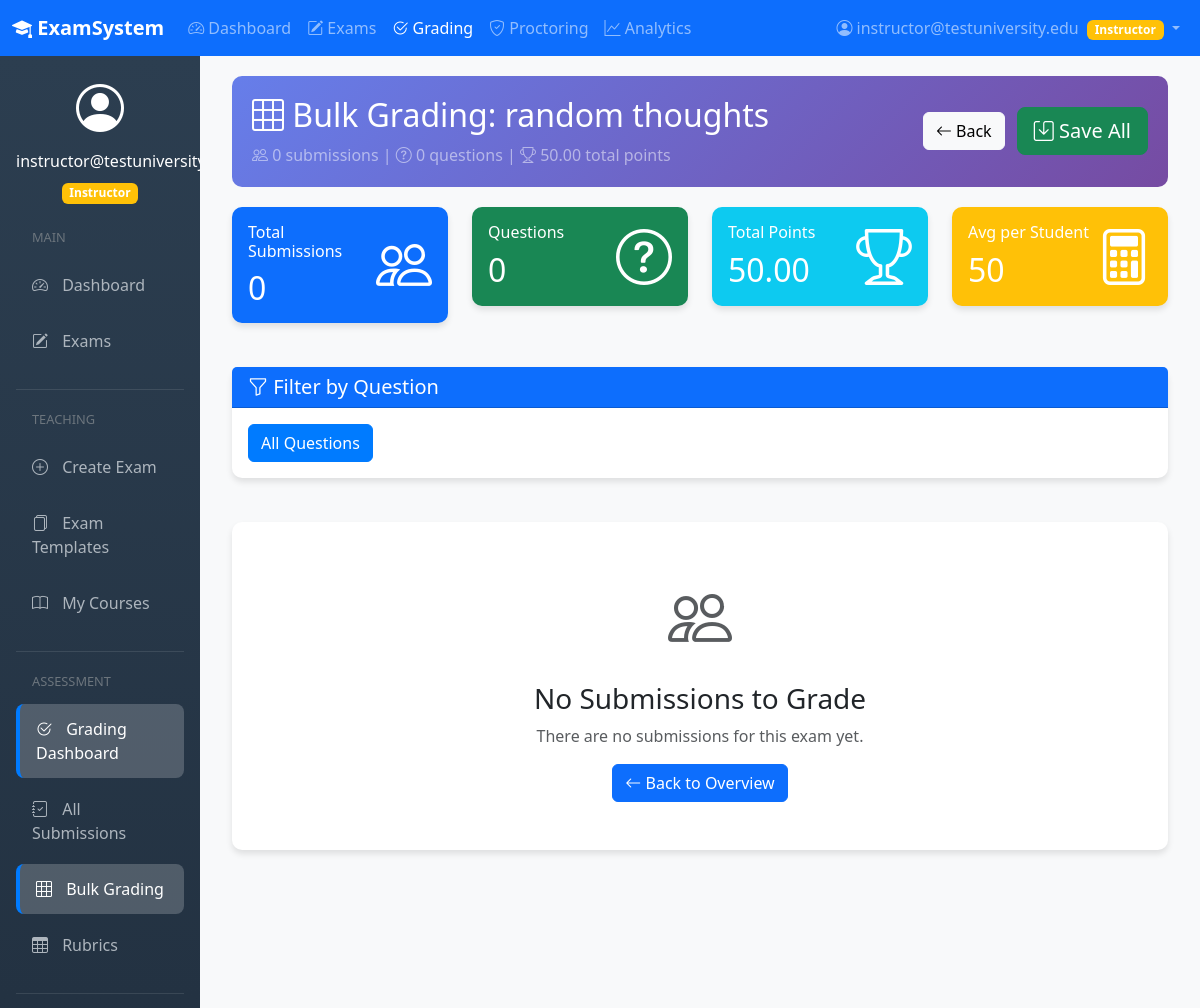
The page /grading/bulk/c8e1f80b-6ef1-41a1-89fa-d9e764693e1f/ (signed in, upper part) on the database as committed earlier.
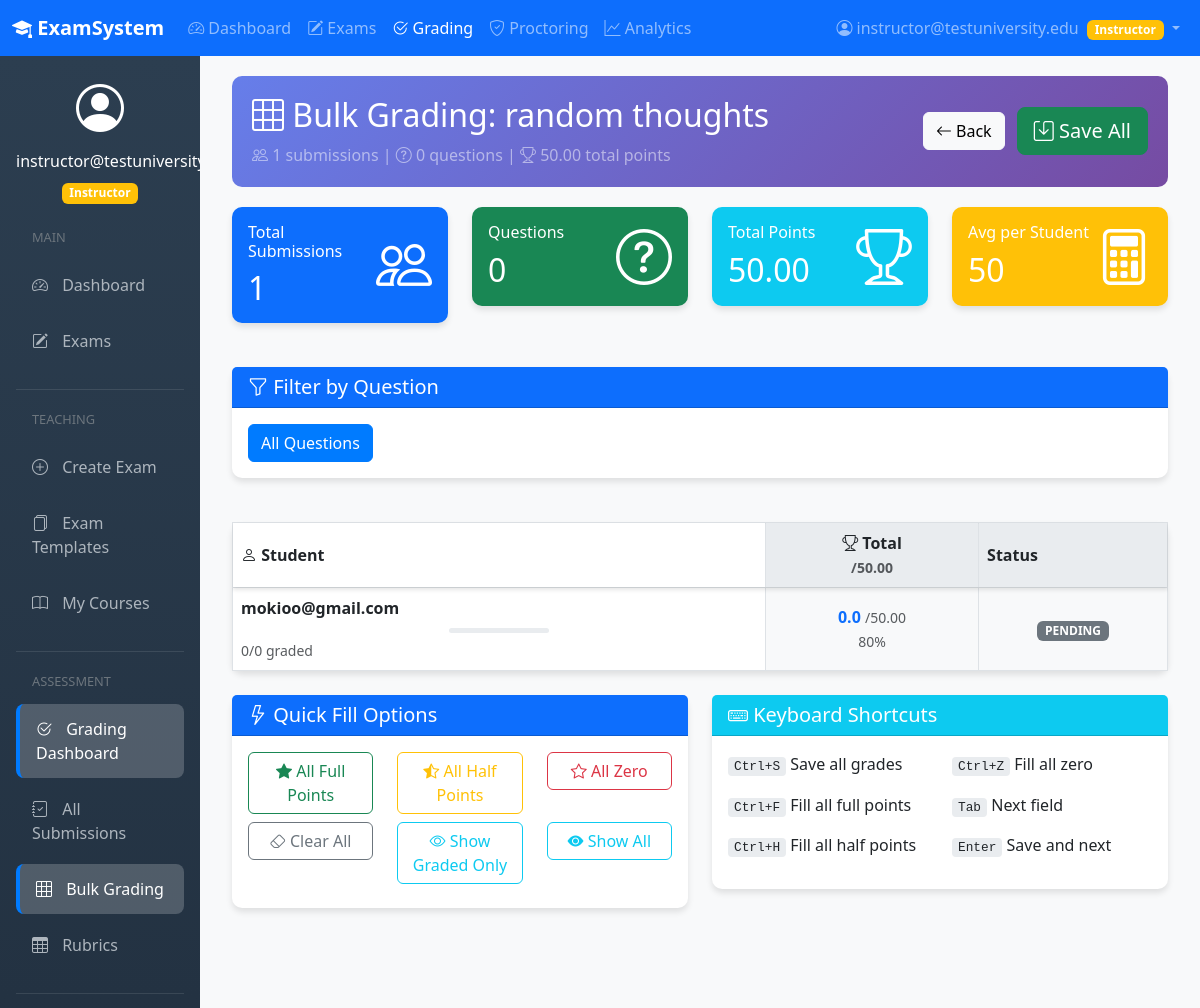
The same page on the database as committed later.
### apps/exams/models.py (models this page shows, shortened)
class Exam(models.Model):
    exam_id = models.UUIDField(primary_key=True, default=uuid.uuid4, editable=False)
    title = models.CharField(max_length=255)
    description = models.TextField(blank=True)
    instructor = models.ForeignKey(CustomUser, on_delete=models.CASCADE, related_name='exams_created')
    course = models.ForeignKey(Course, on_delete=models.CASCADE, null=True, blank=True)
    time_limit_minutes = models.IntegerField(null=True, blank=True)
    total_points = models.DecimalField(max_digits=10, decimal_places=2, validators=[MinValueValidator(0)])
    passing_score = models.DecimalField(max_digits=10, decimal_places=2, null=True, blank=True)
    start_date = models.DateTimeField()
    end_date = models.DateTimeField()
    is_published = models.BooleanField(default=False)
    require_secure_browser = models.BooleanField(default=False)
    enable_plagiarism_check = models.BooleanField(default=False)
    created_at = models.DateTimeField(auto_now_add=True)
    updated_at = models.DateTimeField(auto_now=True)

class Submission(models.Model):
    GRADING_STATUS = (
        ('PENDING', 'Pending'),
        ('AUTO_GRADED', 'Auto-graded'),
        ('MANUALLY_GRADED', 'Manually Graded'),
        ('PARTIALLY_GRADED', 'Partially Graded'),
    )
    submission_id = models.UUIDField(primary_key=True, default=uuid.uuid4, editable=False)
    exam = models.ForeignKey(Exam, on_delete=models.CASCADE, related_name='submissions')
    student = models.ForeignKey(CustomUser, on_delete=models.CASCADE, related_name='submissions')
    started_at = models.DateTimeField()
    submitted_at = models.DateTimeField(null=True, blank=True)
    total_score = models.DecimalField(max_digits=10, decimal_places=2, null=True, blank=True)
    is_graded = models.BooleanField(default=False)
    grading_status = models.CharField(max_length=20, choices=GRADING_STATUS, default='PENDING')
    created_at = models.DateTimeField(auto_now_add=True)
    class Meta:
        unique_together = ('exam', 'student')

### apps/users/models.py (models this page shows, shortened)
class CustomUser(AbstractUser):
    USER_ROLES = (
        ('ADMIN', 'Administrator'),
        ('INSTRUCTOR', 'Instructor'),
        ('STUDENT', 'Student'),
    )
    email = models.EmailField(_('email address'), unique=True)
    role = models.CharField(max_length=20, choices=USER_ROLES, default='STUDENT')
    institution = models.ForeignKey(Institution, on_delete=models.SET_NULL, null=True, blank=True)
    username = models.CharField(max_length=150, unique=True)
    USERNAME_FIELD = 'email'
    REQUIRED_FIELDS = ['username', 'role']
    objects = CustomUserManager()
    class Meta:
        verbose_name = _('user')
        verbose_name_plural = _('users')

### apps/grading/views.py (the view, shortened to what this page needs)
# urls.py: path('bulk/<uuid:exam_id>/', views.bulk_grade, name='bulk_grade'),
@login_required
def bulk_grade(request, exam_id):
    exam = get_object_or_404(Exam, exam_id=exam_id, instructor=request.user)
    submissions = exam.submissions.filter(
        submitted_at__isnull=False
    ).select_related('student').order_by('student__email')
    questions = exam.questions.filter(
        question_type__in=['SHORT_ANSWER', 'ESSAY']
    ).order_by('position')
    grading_data = []
    for submission in submissions:
        student_answers = {}
        for question in questions:
            answer = Answer.objects.filter(
                submission=submission,
                question=question
            ).first()
            student_answers[str(question.question_id)] = answer
        has_flags = SubmissionFlag.objects.filter(
            submission_id=submission.submission_id,
            status__in=['active', 'in_review']
        ).exists()
        grading_data.append({
            'submission': submission,
            'answers': student_answers,
            'has_flags': has_flags,
        })
    context = {
        'exam': exam,
        'grading_data': grading_data,
        'questions': questions,
        'submissions': submissions,
    }
    return render(request, 'grading/bulk_grade.html', context)

### apps/core/context_processors.py (called while the page is built)
def notification_counts(request):
    if request.user.is_authenticated:
        if request.user.role in ['INSTRUCTOR', 'ADMIN']:
            flagged_count = ProctoringSession.objects.filter(
                submission__exam__instructor=request.user,
                status='FLAGGED'
            ).count()
            pending_count = Submission.objects.filter(
                exam__instructor=request.user,
                is_graded=False,
                submitted_at__isnull=False
            ).count()
            return {
                'flagged_sessions_count': flagged_count,
                'grading_pending_count': pending_count
            }
    return {}

### templates/grading/bulk_grade.html (shortened to what the changed rows need)
{% extends 'base.html' %}
{% load grading_filters %}
{% block content %}
<div class="container-fluid">
    <div class="bulk-header">
        <div class="d-flex justify-content-between align-items-center">
            <div>
                <h2 class="text-white mb-2">
                    <i class="bi bi-grid-3x3"></i> Bulk Grading: {{ exam.title }}
                </h2>
                <p class="text-white-50 mb-0">
                    <i class="bi bi-people"></i> {{ submissions|length }} submissions |
                    <i class="bi bi-question-circle"></i> {{ questions|length }} questions
                    {% if exam.total_points %}
                    | <i class="bi bi-trophy"></i> {{ exam.total_points }} total points
                    {% endif %}
                </p>
            </div>
        </div>
    </div>
    <div class="row mb-4">
        <div class="col-md-3">
            <div class="card text-white bg-primary">
                <div class="card-body">
                    <div class="d-flex justify-content-between align-items-center">
                        <div>
                            <h6 class="card-title">Total Submissions</h6>
                            <h2 class="mb-0">{{ submissions|length }}</h2>
                        </div>
                    </div>
                </div>
            </div>
        </div>
        <div class="col-md-3">
            <div class="card text-white bg-success">
                <div class="card-body">
                    <div class="d-flex justify-content-between align-items-center">
                        <div>
                            <h2 class="mb-0">{{ questions|length }}</h2>
                        </div>
                    </div>
                </div>
            </div>
        </div>
        <div class="col-md-3">
            <div class="card text-white bg-info">
                <div class="card-body">
                    <div class="d-flex justify-content-between align-items-center">
                        <div>
                            <h6 class="card-title">Total Points</h6>
                            <h2 class="mb-0">{{ exam.total_points }}</h2>
                        </div>
                    </div>
                </div>
            </div>
        </div>
        <div class="col-md-3">
            <div class="card text-white bg-warning">
                <div class="card-body">
                    <div class="d-flex justify-content-between align-items-center">
                        <div>
                            <h6 class="card-title">Avg per Student</h6>
                            <h2 class="mb-0">{{ exam.total_points|floatformat:0 }}</h2>
                        </div>
                    </div>
                </div>
            </div>
        </div>
    </div>
    <form method="post" id="bulkGradeForm">
        {% if submissions %}
        <div class="card">
            <div class="card-body p-0">
                <div class="table-responsive">
                    <table class="table table-bordered table-hover mb-0" id="gradingTable">
                        <thead class="sticky-header">
                            <tr>
                                <th class="sticky-col" style="min-width: 250px;">
                                    <i class="bi bi-person"></i> Student
                                </th>
                                <th class="text-center" style="min-width: 100px; background-color: #e9ecef;">
                                    <i class="bi bi-trophy"></i> Total
                                    <br>
                                    <small class="text-muted">/{{ exam.total_points }}</small>
                                </th>
                                <th style="min-width: 80px; background-color: #e9ecef;">Status</th>
                            </tr>
                        </thead>
                        <tbody>
                            {% for item in grading_data %}
                            <tr class="student-row" data-student="{{ item.submission.student.email }}">
                                <td class="sticky-col">
                                    <strong>{{ item.submission.student.email|truncatechars:25 }}</strong>
                                    {% with total_questions=questions|length %}
                                    {% with graded_count=item.submission.graded_answers|default:0 %}
                                    <div class="progress progress-sm mt-2">
                                    </div>
                                    <small class="text-muted">
                                        {{ graded_count }}/{{ total_questions }} graded
                                    </small>
                                    {% endwith %}
                                    {% endwith %}
                                </td>
                                <td class="text-center align-middle" style="background-color: #f8f9fa;">
                                    <strong class="text-primary total-score" id="total-{{ item.submission.submission_id }}">
                                    </strong>
                                    <small class="text-muted">/{{ exam.total_points }}</small>
                                    {% if exam.total_points > 0 %}
                                    <br>
                                    <small class="text-muted">
                                        {% widthratio item.submission.total_score|default:0 exam.total_points 100 %}%
                                    </small>
                                    {% endif %}
                                </td>
                                <td class="text-center" style="background-color: #f8f9fa;">
                                    <span class="badge
                                        {% if item.submission.is_graded %}bg-success
                                        {% elif item.submission.grading_status == 'PARTIALLY_GRADED' %}bg-warning
                                        {% else %}bg-secondary{% endif %}
                                        status-badge" id="status-{{ item.submission.submission_id }}">
                                    </span>
                                </td>
                            </tr>
                            {% endfor %}
                        </tbody>
                    </table>
                </div>
            </div>
        </div>
        <div class="row mt-4">
            <div class="col-md-6">
                <div class="card">
                    <div class="card-header bg-primary text-white">
                        <h5 class="mb-0"><i class="bi bi-lightning"></i> Quick Fill Options</h5>
                    </div>
                    <div class="card-body">
                        <div class="row">
                            <div class="col-md-4 mb-2">
                                <button type="button" class="btn btn-outline-success w-100" onclick="fillAll('full')">
                                    <i class="bi bi-star-fill"></i> All Full Points
                                </button>
                            </div>
                            <div class="col-md-4 mb-2">
                                <button type="button" class="btn btn-outline-warning w-100" onclick="fillAll('half')">
                                    <i class="bi bi-star-half"></i> All Half Points
                                </button>
                            </div>
                            <div class="col-md-4 mb-2">
                                <button type="button" class="btn btn-outline-danger w-100" onclick="fillAll('zero')">
                                    <i class="bi bi-star"></i> All Zero
                                </button>
                            </div>
                            <div class="col-md-4 mb-2">
                                <button type="button" class="btn btn-outline-secondary w-100" onclick="clearAllGrades()">
                                    <i class="bi bi-eraser"></i> Clear All
                                </button>
                            </div>
                            <div class="col-md-4 mb-2">
                                <button type="button" class="btn btn-outline-info w-100" onclick="showGradedOnly()">
                                    <i class="bi bi-eye"></i> Show Graded Only
                                </button>
                            </div>
                            <div class="col-md-4 mb-2">
                                <button type="button" class="btn btn-outline-info w-100" onclick="showAll()">
                                    <i class="bi bi-eye-fill"></i> Show All
                                </button>
                            </div>
                        </div>
                    </div>
                </div>
            </div>
            <div class="col-md-6">
                <div class="card">
                    <div class="card-header bg-info text-white">
                        <h5 class="mb-0"><i class="bi bi-keyboard"></i> Keyboard Shortcuts</h5>
                    </div>
                    <div class="card-body">
                        <div class="row">
                            <div class="col-6">
                                <p><span class="keyboard-shortcut">Ctrl+S</span> Save all grades</p>
                                <p><span class="keyboard-shortcut">Ctrl+F</span> Fill all full points</p>
                                <p><span class="keyboard-shortcut">Ctrl+H</span> Fill all half points</p>
                            </div>
                            <div class="col-6">
                                <p><span class="keyboard-shortcut">Ctrl+Z</span> Fill all zero</p>
                                <p><span class="keyboard-shortcut">Tab</span> Next field</p>
                                <p><span class="keyboard-shortcut">Enter</span> Save and next</p>
                            </div>
                        </div>
                    </div>
                </div>
            </div>
        </div>
        {% else %}
        <div class="card">
            <div class="card-body text-center py-5">
                <i class="bi bi-people text-muted" style="font-size: 4rem;"></i>
                <h3 class="mt-3">No Submissions to Grade</h3>
                <p class="text-muted">There are no submissions for this exam yet.</p>
                <a href="{% url 'grading:bulk_overview' %}" class="btn btn-primary">
                    <i class="bi bi-arrow-left"></i> Back to Overview
                </a>
            </div>
        </div>
        {% endif %}
    </form>
</div>
{% endblock %}

Rows that differ between the two databases and show on the page:
shown differently, row unchanged: Exam "random thoughts": total_points (not shown) → "50.00"
added Submission: submission.student.email "mokioo@gmail.com", submission "0", total_questions "0", {{ exam.total_points }} "50.00", total_score.total_points "80"
Other text that changed with them:
{{ submissions|length }}: "0" → "1"
text no longer shown: "No Submissions to Grade There are no submissions for this exam yet. Back to Overview"
text now shown: "Student Total / Status Quick Fill Options All Full Points All Half Points All Zero Clear All Show Graded Only Show All Keyboard Shortcuts Ctrl+S Save all grades Ctrl+F Fill all full points Ctrl+H Fill all half points Ctrl+Z Fill all zero Tab Next field Enter Save and next"
